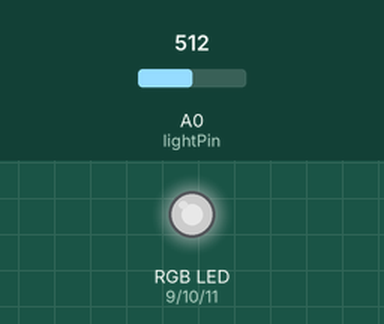
The sketch below on a simulated Arduino Uno, built with avr-gcc and run on an emulated ATmega328P. On the bench: an RGB LED mixed from three pins (HIGH = lit). Inputs (shaded band) come from the test bench; at power-on: A0 (lightPin) = 512. Dim RGB values are drawn brighter than linear.

Above: at 1.2 s.
1.3 s: A0 (lightPin) set to 716
At 2.1 s:
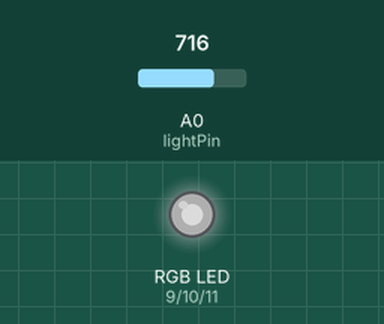
2.8 s: A0 (lightPin) set to 900
At 3.2 s:
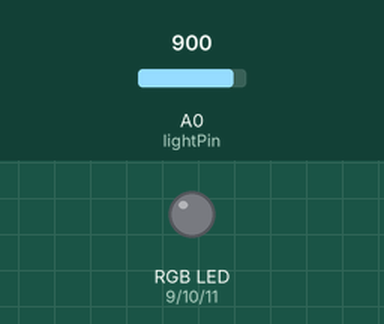
4.3 s: A0 (lightPin) set to 306
At 5.5 s:
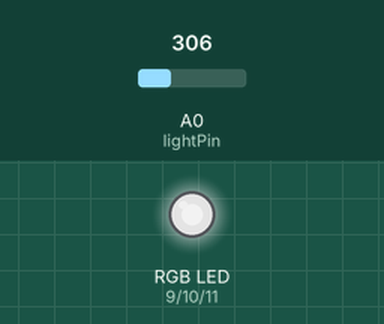
5.8 s: A0 (lightPin) set to 122
At 6.7 s:
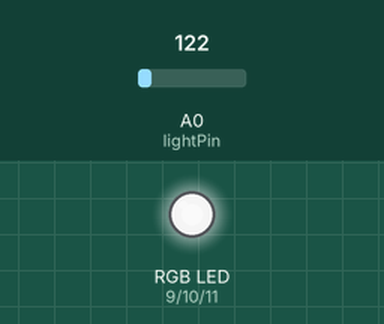
7.3 s: A0 (lightPin) set to 1023
At 7.8 s:
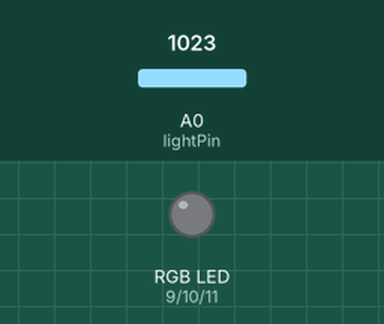
Timing chart, 0 to 9.8 s (numbered marks = the images above; inputs shaded):
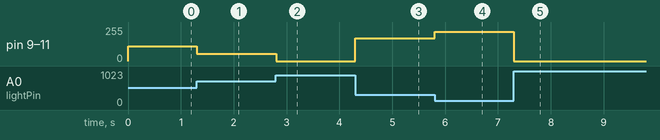

The sketch:

photoresistance_uno.ino
```cpp
/*
 * A simple programme that will change the intensity of
 * an LED based  * on the amount of light incident on
 * the photo resistor.
 *
 */
/*
 * A lighting system implemented by Lucian Novosel.
 * Works with the LightingSchematic_v1 diagram described and visualized
 * in the fritzingDiagrams folder.
 */

//PhotoResistor Pin
int lightPin = 0; //the analog pin the photoresistor is
                  //connected to
                  //the photoresistor is not calibrated to any units so
                  //this is simply a raw sensor value (relative light)
//LED Pin
int ledPinR = 9;
int ledPinG = 10;
int ledPinB = 11;   //the pin the LED is connected to
                  //we are controlling brightness so
                  //we use one of the PWM (pulse width
                  // modulation pins)
void setup()
{
  pinMode(ledPinR, OUTPUT); //sets the led pin to output
  pinMode(ledPinG, OUTPUT);
  pinMode(ledPinB, OUTPUT);
}
 /*
 * loop() - this function will start after setup
 * finishes and then repeat
 */
void loop()
{
 int lightLevel = analogRead(lightPin); //Read the
                                        // lightlevel
 lightLevel = map(lightLevel, 0, 900, 0, 255);
         //adjust the value 0 to 900 to
         //span 0 to 255


 lightLevel = constrain(lightLevel, 0, 255);//make sure the
                                           //value is betwween
                                           //0 and 255
 lightLevel = 255 - lightLevel;     //invert the illuminence character of the light - this line will make the light compensate for ambient light
 analogWrite(ledPinR, lightLevel);  //write the value
 analogWrite(ledPinG, lightLevel);  //write the value
 analogWrite(ledPinB, lightLevel);  //write the value
}
```

Measured:
- after the input at 1.3 s, pin 9 (ledPinR), pin 10 (ledPinG), pin 11 (ledPinB): 110/255 → 53/255 at once
- after the input at 2.8 s, pin 9 (ledPinR), pin 10 (ledPinG), pin 11 (ledPinB): 53/255 → 0/255 at once
- after the input at 4.3 s, pin 9 (ledPinR), pin 10 (ledPinG), pin 11 (ledPinB): 0/255 → 169/255 at once
- after the input at 5.8 s, pin 9 (ledPinR), pin 10 (ledPinG), pin 11 (ledPinB): 169/255 → 221/255 at once
- after the input at 7.3 s, pin 9 (ledPinR), pin 10 (ledPinG), pin 11 (ledPinB): 221/255 → 0/255 at once
